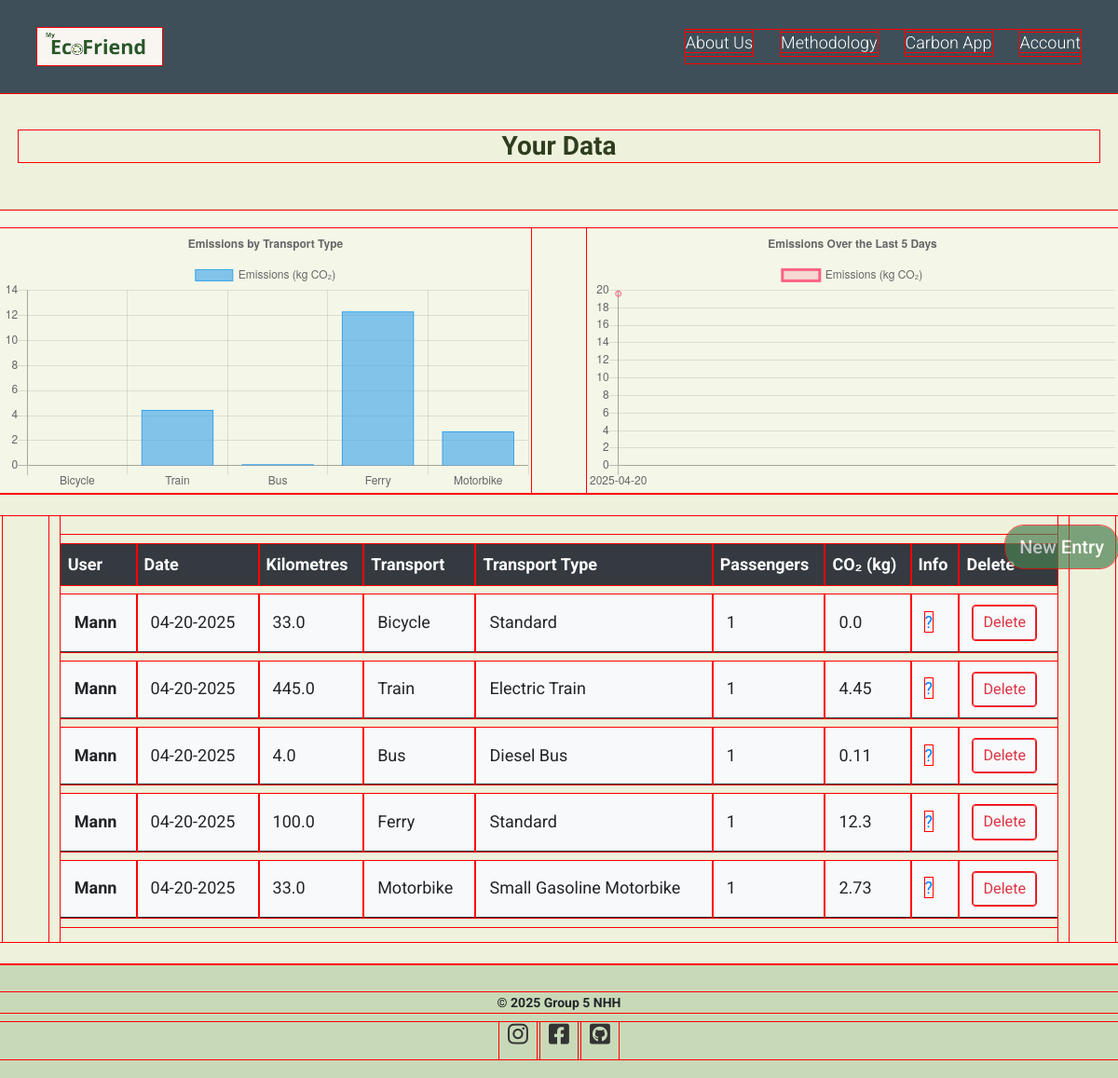
Page /carbon_app/your_data (signed in) on the committed database.
### Capp/models.py (models this page shows)
class User(db.Model, UserMixin):
    __tablename__ = "user_table"  # Explicit name for the table in the database
    id = db.Column(db.Integer, primary_key=True)  # Unique ID for each user
    username = db.Column(db.String(30), unique=True, nullable=False)  # Username must be unique
    email = db.Column(db.String(120), unique=True, nullable=False)    # Email must be unique
    password = db.Column(db.String(60), nullable=False)               # Hashed password
    transport = db.relationship('Transport', backref='author', lazy=True)
    saved_trips = db.relationship('SavedTrip', backref='author', lazy=True)

### Capp/Carbon_app/routes.py (the view)
@carbon_app.route('/carbon_app/your_data')
def your_data():
    entries = Transport.query.filter_by(author=current_user) \
        .filter(Transport.date > datetime.now() - timedelta(days=5)) \
        .order_by(Transport.date.desc(), Transport.transport.asc()) \
        .all()
    transport_emissions = defaultdict(float)
    for entry in entries:
        transport_emissions[entry.transport] += entry.co2
    transport_labels = list(transport_emissions.keys())
    transport_values = list(transport_emissions.values())
    daily_emissions = defaultdict(float)
    for entry in entries:
        date_str = entry.date.strftime("%Y-%m-%d")
        daily_emissions[date_str] += entry.co2
    daily_labels = sorted(daily_emissions.keys())
    daily_values = [daily_emissions[date] for date in daily_labels]
    return render_template(
        'carbon_app/your_data.html',
        entries=entries,
        transport_labels=json.dumps(transport_labels),
        transport_values=json.dumps(transport_values),
        daily_labels=json.dumps(daily_labels),
        daily_values=json.dumps(daily_values)
    )

### Capp/models.py (called while the page is built)
@login_manager.user_loader
def load_user(user_id):
    return User.query.get(int(user_id))  # Fetch the user from the database by ID

### Capp/templates/carbon_app/your_data.html (shortened to what this page needs)
{% extends "layout.html" %}
{% block content %}
<section class="carbon-stats-section py-5">
  <div class="carbon-stats-heading">
    <h2>Your Data</h2>
  </div>
  <div class="carbon-charts-container">
    <div class="chart-wrapper">
      <canvas id="emissions_by_transport"></canvas>
    </div>
    <div class="chart-wrapper">
      <canvas id="emissions_over_time"></canvas>
    </div>
  </div>
</section>
<section class="table_main py-4">
  <div class="container-fluid table-main-container">
    <a href="{{ url_for('carbon_app.carbon_app_home') }}" class="btn eco-btn btn-lg new-entry-btn">
      New Entry
    </a>
    <div class="row justify-content-center">
      <div class="col-11">
        <div class="table-responsive">
          <table class="table">
            <thead class="thead-dark">
              <tr>
                <th scope="col">User</th>
                <th scope="col">Date</th>
                <th scope="col">Kilometres</th>
                <th scope="col">Transport</th>
                <th scope="col">Transport Type</th>
                <th scope="col">Passengers</th>
                <th scope="col">CO₂ (kg)</th>
                <th scope="col">Info</th>
                <th scope="col">Delete</th>
              </tr>
            </thead>
            <tbody>
              {% for entry in entries %}
                <tr>
                  <th scope="row">{{ current_user.username }}</th>
                  <td>{{ entry.date.strftime("%m-%d-%Y") }}</td>
                  <td>{{ entry.kms }}</td>
                  <td>{{ entry.transport }}</td>
                  <td>{{ entry.type }}</td>
                  <td>{{ entry.passengers }}</td>
                  <td>{{ entry.co2 }}</td>
                  <td>
                    <span
                      onclick="alert('This trip emitted {{ entry.co2 }} kg CO₂, which is approximately equal to producing {{ (entry.co2 / 33) | round(2) }} pair(s) of jeans or {{ (entry.co2 / 27) | round(2) }} kg of beef.')"
                      style="cursor: pointer; color: #007bff;"
                      title="Click for CO₂ comparison"
                    >
                      ?
                    </span>
                  </td>
                  <td>
                    <a href="{{ url_for('carbon_app.delete_emission', entry_id=entry.id) }}" class="btn btn-outline-danger btn-sm">
                      Delete
                    </a>
                  </td>
                </tr>
              {% endfor %}
            </tbody>
          </table>
        </div>
      </div>
    </div>
  </div>
</section>
<script>
  // Get the JSON data passed from Flask
  const transportLabels = {{ transport_labels | safe }};
  const transportValues = {{ transport_values | safe }};
  const dailyLabels = {{ daily_labels | safe }};
  const dailyValues = {{ daily_values | safe }};
  // === Emissions by Transport Type (Bar Chart) ===
  const ctx1 = document.getElementById('emissions_by_transport').getContext('2d');
  new Chart(ctx1, {
    type: 'bar',
    data: {
      labels: transportLabels,
      datasets: [{
        label: 'Emissions (kg CO₂)',
        data: transportValues,
        backgroundColor: 'rgba(54, 162, 235, 0.6)',
        borderColor: 'rgba(54, 162, 235, 1)',
        borderWidth: 1
      }]
    },
    options: {
      title: {
        display: true,
        text: 'Emissions by Transport Type'
      },
      scales: {
        yAxes: [{
          ticks: {
            beginAtZero: true
          }
        }]
      }
    }
  });
  // === Emissions Over Time (Line Chart) ===
  const ctx2 = document.getElementById('emissions_over_time').getContext('2d');
  new Chart(ctx2, {
    type: 'line',
    data: {
      labels: dailyLabels,
      datasets: [{
        label: 'Emissions (kg CO₂)',
        data: dailyValues,
        borderColor: 'rgba(255, 99, 132, 1)',
        backgroundColor: 'rgba(255, 99, 132, 0.2)',
        fill: true,
        lineTension: 0.2
      }]
    },
    options: {
      title: {
        display: true,
        text: 'Emissions Over the Last 5 Days'
      },
      scales: {
        yAxes: [{
          ticks: {
            beginAtZero: true
          }
        }]
      }
    }
  });
</script>
{% endblock content %}

### Capp/templates/layout.html (shortened to what this page needs)
<!DOCTYPE html>
<html>
<head>
    <link rel="stylesheet" href="https://cdnjs.cloudflare.com/ajax/libs/font-awesome/6.2.1/css/all.min.css"
 />
    <link href="https://cdn.jsdelivr.net/npm/bootstrap@5.0.1/dist/css/bootstrap.min.css"
          rel="stylesheet"
 />
    <link rel="stylesheet" href="https://cdn.jsdelivr.net/npm/bootstrap-icons@1.3.0/font/bootstrap-icons.css" />
    <link rel="stylesheet" type="text/css" href="{{ url_for('static', filename='layout.css') }}">
    <link rel="stylesheet" type="text/css" href="{{ url_for('static', filename='home.css') }}">
    <link rel="stylesheet" type="text/css" href="{{ url_for('static', filename='carbon_app.css') }}">
    <link rel="stylesheet" type="text/css" href="{{ url_for('static', filename='methodology.css') }}">
    <link rel="stylesheet" type="text/css" href="{{ url_for('static', filename='About_us.css') }}">
    <link rel="stylesheet" type="text/css" href="{{ url_for('static', filename='css/register_section.css') }}">
    <link rel="stylesheet" type="text/css" href="{{ url_for('static', filename='your_data.css')}}"
</head>
<body>
    <div class="navbar">
        <div class="header_logo">
            <a href="{{ url_for('home.home_home') }}">
                <img src="{{ url_for('static', filename='Pictures/Ecofriend_logo.jpg') }}" alt="MyEcoFriend logo">
            </a>
        </div>
        <div id="nav-links">
            <ul>
              <li>
                <a href="{{url_for('About_us.About_us_home')}}">About Us</a>
            </li>
            <li>
                <a href="{{url_for('methodology.methodology_home')}}">Methodology</a>
            </li>
            <li>
                <a href="{{url_for('carbon_app.carbon_app_home')}}">Carbon App</a>
            </li>
            <li>
                <a href="{{url_for('users.register')}}">Account</a>
            </li>
            </ul>
          </div>
        </div>
    {% block content %} {% endblock %}
    <footer>
        <p>© 2025 Group 5 NHH</p>
        <div class="social-icons">
            <a href="https://instagram.com/yourprofile" target="_blank">
                <i class="fa-brands fa-instagram"></i>
            </a>
            <a href="https://facebook.com/yourprofile" target="_blank">
                <i class="fa-brands fa-square-facebook"></i>
            </a>
            <a href="https://github.com/yourprofile" target="_blank">
                <i class="fa-brands fa-square-github"></i>
            </a>
        </div>
    </footer>
</body>
</html>

### Capp/static/layout.css (style rules this page uses)
* { box-sizing: border-box; padding: 0; margin: 0; }
body { font-family: 'Roboto', sans-serif; background: #fff; line-height: 1.6; }
a { color: #333; text-decoration: none; }
h1, h2 { font-weight: 400; line-height: 1.2; }
p { margin: 10px 0; font-size: 14px; }
.eco-btn { background-color: #4b7f52; color: white; padding: 8px 15px; border-radius: 5px; border: none; text-decoration: none; font-weight:500; opacity: 0.7; border-radius: 20px; transition: background 0.3s ease; }
.navbar { background-color: #3E4F59; display: flex; justify-content: space-between; align-items: center; padding: 15px 40px; height: 100px; }
.header_logo img { height: 40px; }
.navbar ul { list-style: none; display: flex; gap: 30px; margin: 0; padding-left: 630px; }
.navbar li { display: inline; }
.navbar a { text-decoration: none; color: white; font-size: 18px; font-weight: 300; transition: color 0.3s; }
#nav-links { display: flex; align-items: center; justify-content: flex-end; gap: 2rem; }
#nav-links ul { display: flex; list-style: none; margin: 0; padding: 0; }
footer { background-color: #C8D9B8; text-align: center; padding: 20px 0; font-size: 16px; font-weight: bold; }
.social-icons { margin-top: 10px; }
.social-icons a { margin: 10 15px; display: inline-block; }
.social-icons i { width: 40px; height: 40px; transition: transform 0.3s ease; font-size: 25px; }

### Capp/static/carbon_app.css (style rules this page uses)
.new-entry-btn { width: auto; display: inline-block; }

### Capp/static/methodology.css (style rules this page uses)
body { background-color: #eef2dc; font-size: 18px; }

### Capp/static/About_us.css (style rules this page uses)
h2 { font-size: 22px; margin-bottom: 10px; color: white; }
ul { list-style: none; padding: 0; text-align: left; margin-bottom: 15px; color: #f5f5f5; }
ul li { margin-bottom: 8px; }

### Capp/static/register_section.css (style rules this page uses)
.table-main-container { position: relative; padding-top: 60px; }
.new-entry-btn { position: absolute; top: 10px; right: 0; z-index: 100; }
.table { width: 100%; margin-top: 20px; border-collapse: separate; border-spacing: 0 10px; }
.thead-dark th { background-color: #343a40; color: #fff; border: none; }
.table tbody tr { background-color: #f8f9fa; border: none; }
.table tbody tr td, .table tbody tr th { padding: 12px 15px; vertical-align: middle; }
.btn-outline-danger { padding: 5px 10px; font-size: 0.9em; border-radius: 3px; }
.container, .container-fluid { max-width: 1200px; margin: 0 auto; padding: 0 15px; }
* { outline: 1px solid red; }

### Capp/static/your_data.css (style rules this page uses)
body, main, .content, .carbon-stats-section { margin: 0 !important; padding: 0 !important; }
.carbon-stats-section { background-color: #f4f6e8; margin-top: 0; padding-top: 0; }
.carbon-stats-heading { text-align: center; background-color: #eef2dc; padding: 40px 20px; border-bottom: 1px solid #d8dfc5; }
.carbon-stats-heading h2 { font-weight: bold; color: #2f3e1e; font-size: 1.75rem; }
.carbon-charts-container { display: flex; justify-content: center; gap: 60px; flex-wrap: wrap; margin-top: 20px; max-width: 1200px; margin-left: auto; margin-right: auto; }
.chart-wrapper { flex: 1 1 40%; display: flex; justify-content: center; }
.chart-wrapper canvas { max-width: 100%; height: 180px; }

### rows in the picture
User: username "Mann" "Mann" "Mann" "Mann" "Mann"

### other values in the picture
{{ entry.date.strftime("%m-%d-%Y") }} "04-20-2025" "04-20-2025" "04-20-2025" "04-20-2025" "04-20-2025"
{{ entry.kms }} "33.0" "445.0" "4.0" "100.0" "33.0"
{{ entry.transport }} "Bicycle" "Train" "Bus" "Ferry" "Motorbike"
{{ entry.type }} "Standard" "Electric Train" "Diesel Bus" "Standard" "Small Gasoline Motorbike"
{{ entry.passengers }} "1" "1" "1" "1" "1"
{{ entry.co2 }} "0.0" "4.45" "0.11" "12.3" "2.73"
chart data {{ transport_values | safe }} [0.0, 4.45, 0.11, 12.3, 2.73]
chart data {{ daily_labels | safe }} ["2025-04-20"]
chart data {{ daily_values | safe }} [19.59]
